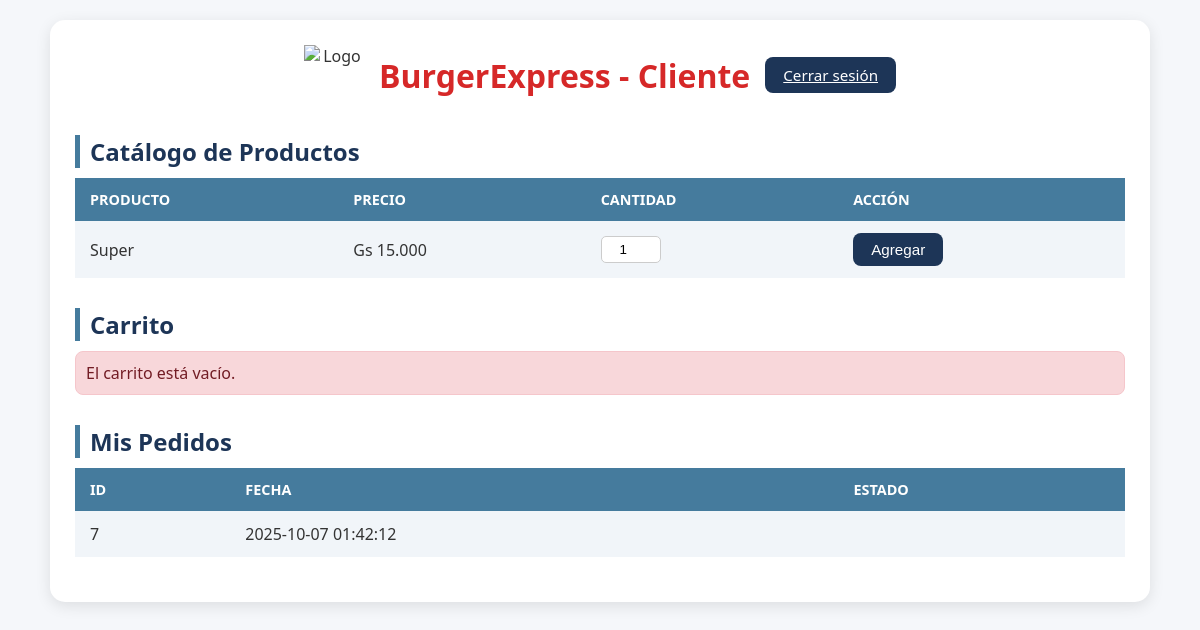
/fastfood/cliente/index.php (signed in), run on the app's committed database.
### tables this page shows
CREATE TABLE `productos` (
  `id` int(11) NOT NULL,
  `nombre` varchar(100) NOT NULL,
  `descripcion` text DEFAULT NULL,
  `precio` decimal(10,2) NOT NULL,
  `imagen` varchar(255) DEFAULT NULL,
  `categoria` varchar(50) DEFAULT NULL
);

CREATE TABLE `pedidos` (
  `id` int(11) NOT NULL,
  `usuario_id` int(11) DEFAULT NULL,
  `nombre_cliente` varchar(100) DEFAULT NULL,
  `telefono` varchar(20) DEFAULT NULL,
  `direccion` text DEFAULT NULL,
  `estado` enum('pendiente','en preparación','listo','entregado') DEFAULT 'pendiente',
  `fecha` datetime DEFAULT current_timestamp()
);

### fastfood/init.php (called while the page is built, shortened)
<?php
function esc($str) {
    return htmlspecialchars($str ?? '', ENT_QUOTES, 'UTF-8');
}

### fastfood/cliente/index.php (the view, shortened to what this page needs)
<?php
require_once __DIR__ . '/../init.php';
$uid = $_SESSION['user_id'];
$cart = &$_SESSION['cart'];
$productos = $mysqli->query("SELECT * FROM productos ORDER BY nombre ASC");
$stmt = $mysqli->prepare("SELECT id, fecha, estado FROM pedidos WHERE usuario_id=? ORDER BY fecha DESC");
$stmt->bind_param("i", $uid);
$stmt->execute();
$pedidos = $stmt->get_result();
?>
<!DOCTYPE html>
<html lang="es">
<head>
  <link rel="stylesheet" href="../css/cliente.css">
</head>
<body>
<div class="container">
  <div class="header">
    <img src="../public/logo.png" alt="Logo">
    <h2>BurgerExpress - Cliente</h2>
    <a href="../login.php" class="btn btn-danger">Cerrar sesión</a>
  </div>
  <h3>Catálogo de Productos</h3>
  <form method="post">
    <table>
      <tr><th>Producto</th><th>Precio</th><th>Cantidad</th><th>Acción</th></tr>
      <?php while($p = $productos->fetch_assoc()): ?>
      <tr>
          <td data-label="Producto"><?= esc($p['nombre']) ?></td>
          <td data-label="Precio">Gs <?= number_format($p['precio'], 0, ',', '.') ?></td>
          <td data-label="Cantidad"><input type="number" name="cantidad" value="1" min="1"></td>
          <td data-label="Acción">
              <button type="submit" name="add" value="1" class="btn">Agregar</button>
          </td>
      </tr>
      <?php endwhile; ?>
    </table>
  </form>
  <h3>Carrito</h3>
  <?php if (!empty($cart)):
      $total = 0;
  ?>
  <table>
    <tr><th>Producto</th><th>Cantidad</th><th>Precio Unit.</th><th>Subtotal</th></tr>
    <?php foreach($cart as $c):
        $subtotal = $c['precio_unit'] * $c['cantidad'];
        $total += $subtotal;
    ?>
    <tr>
        <td data-label="Producto"><?= esc($c['nombre']) ?></td>
        <td data-label="Cantidad"><?= $c['cantidad'] ?></td>
        <td data-label="Precio Unit.">Gs <?= number_format($c['precio_unit'],0,',','.') ?></td>
        <td data-label="Subtotal">Gs <?= number_format($subtotal,0,',','.') ?></td>
    </tr>
    <?php endforeach; ?>
    <tr>
        <td colspan="3"><b>Total</b></td>
        <td>Gs <?= number_format($total,0,',','.') ?></td>
    </tr>
  </table>
  <a href="checkout_cliente.php" class="btn">Confirmar Pedido</a>
  <?php else: ?>
  <p>El carrito está vacío.</p>
  <?php endif; ?>
  <h3>Mis Pedidos</h3>
  <?php if($pedidos->num_rows > 0): ?>
  <table>
    <tr><th>ID</th><th>Fecha</th><th>Estado</th></tr>
    <?php while($p = $pedidos->fetch_assoc()): ?>
    <tr>
        <td data-label="ID"><?= $p['id'] ?></td>
        <td data-label="Fecha"><?= $p['fecha'] ?></td>
        <td data-label="Estado"><?= esc($p['estado']) ?></td>
    </tr>
    <?php endwhile; ?>
  </table>
  <?php else: ?>
  <p>No tienes pedidos realizados.</p>
  <?php endif; ?>
</div>
</body>
</html>

### fastfood/css/cliente.css (style rules this page uses)
* { margin: 0; padding: 0; box-sizing: border-box; }
body { font-family: 'Segoe UI', Tahoma, sans-serif; background: #f5f7fa; color: #333; padding: 20px; }
.container { max-width: 1100px; margin: 0 auto; background: #fff; padding: 25px; border-radius: 15px; box-shadow: 0 4px 15px rgba(0,0,0,0.1); }
.header { display: flex; align-items: center; justify-content: center; margin-bottom: 25px; gap: 15px; text-align: center; }
.header img { width: 60px; height: 60px; }
.header h2 { font-size: 2rem; color: #d62828; font-weight: 700; }
h3 { margin: 30px 0 10px; color: #1d3557; font-size: 1.5rem; border-left: 5px solid #457b9d; padding-left: 10px; }
table { width: 100%; border-collapse: collapse; margin-bottom: 20px; }
th, td { padding: 12px 15px; text-align: left; }
th { background: #457b9d; color: #fff; text-transform: uppercase; font-size: 0.9rem; }
tr:nth-child(even) { background: #f1f5f9; }
input[type="number"] { width: 60px; padding: 5px; text-align: center; border: 1px solid #ccc; border-radius: 5px; outline: none; transition: 0.3s; }
.btn { background: #1d3557; color: #fff; padding: 8px 18px; border: none; border-radius: 8px; cursor: pointer; font-size: 0.95rem; transition: 0.3s; }
p { padding: 10px; background: #f8d7da; color: #721c24; border: 1px solid #f5c6cb; border-radius: 8px; }

### data on the page
productos: nombre "Super", precio "15.000"
pedidos: id "7", fecha "2025-10-07 01:42:12"
